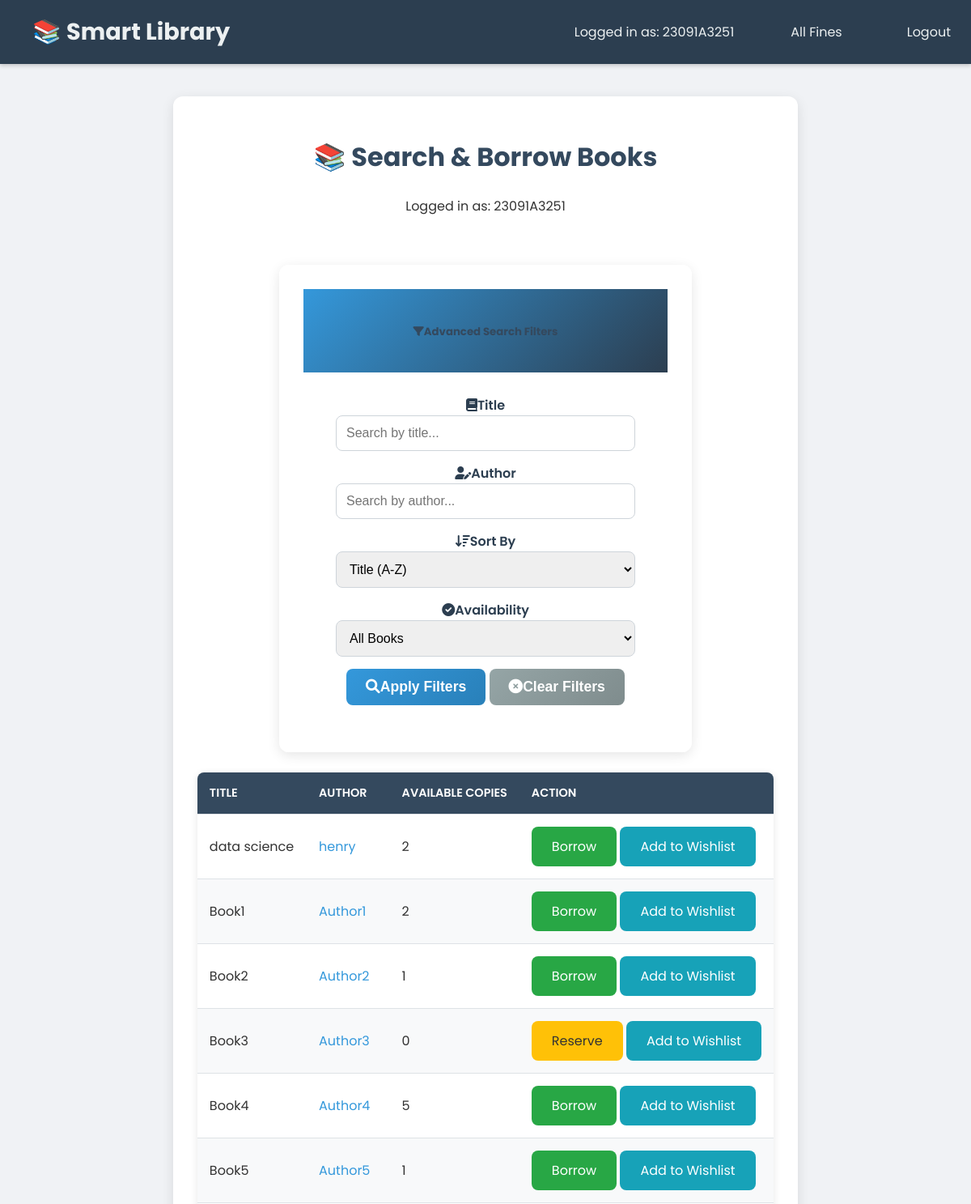
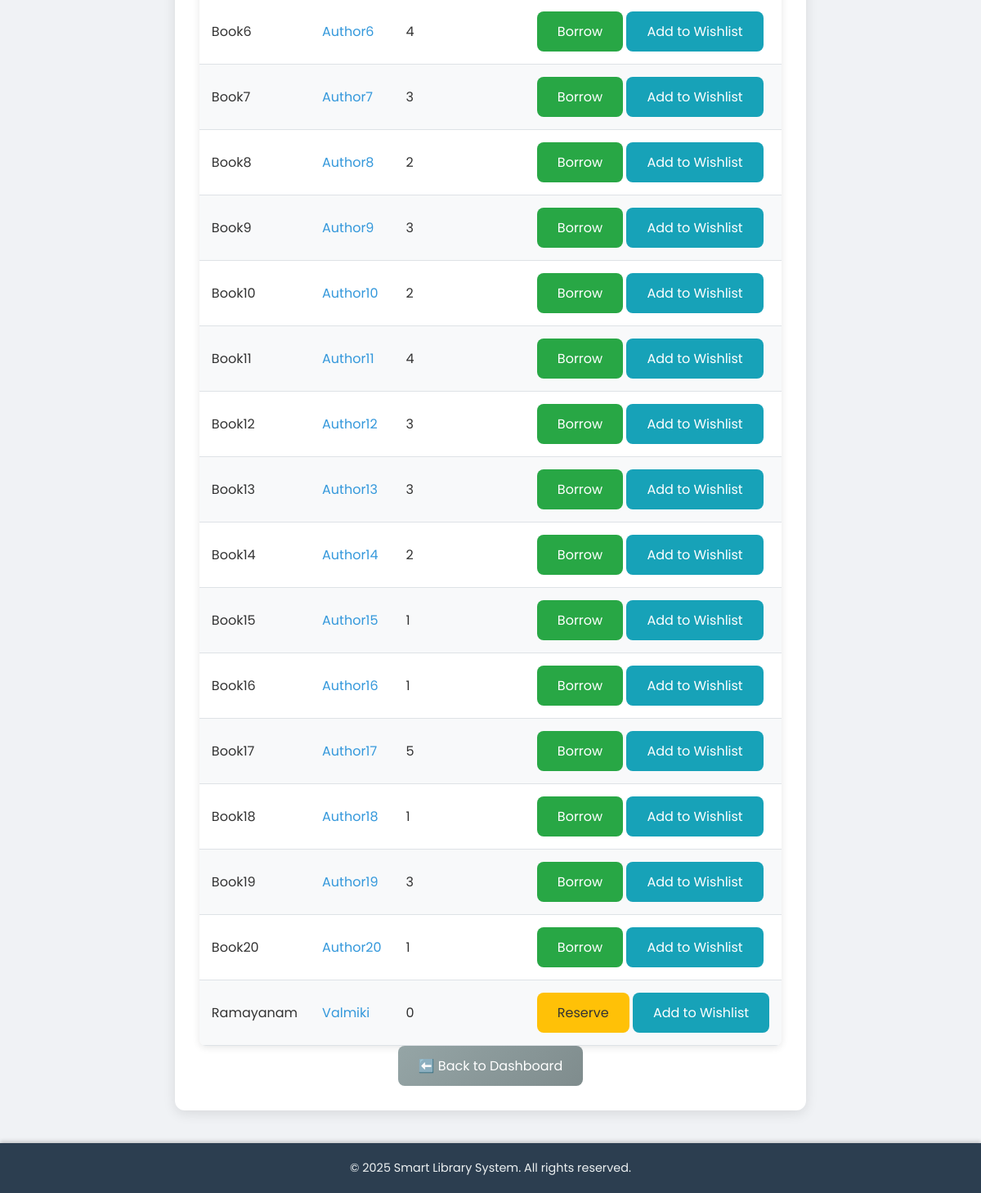
The app's page /search_books (signed in) with its own data (2 pictures, top to bottom).
### app.py (models this page shows)
class Book(db.Model):
    id = db.Column(db.Integer, primary_key=True)
    title = db.Column(db.String(100), nullable=False)
    author = db.Column(db.String(50), nullable=False)
    available_copies = db.Column(db.Integer, default=1)

### app.py (the view)
@app.route('/search_books')
def search_books():
    if 'regno' not in session:
        flash('Please log in first to search for books.', 'error')
        return redirect(url_for('student_login'))
    regno = session['regno']
    books = Book.query.all()
    return render_template('search_books.html', books=books, regno=regno, now=datetime.now())

### app.py (called while the page is built)
@app.teardown_appcontext
def shutdown_session(exception=None):
    db.session.remove()

### templates/search_books.html (shortened to what this page needs)
{% extends "base.html" %}
{% block content %}
<div class="container">
    <h1 class="text-center mb-4">📚 Search & Borrow Books</h1>
    <p class="text-center">Logged in as: {{ regno }}</p>
    <div class="card mb-4 shadow-sm">
        <div class="card-header bg-primary text-white">
            <h5 class="mb-0">
                <i class="fas fa-filter me-2"></i>Advanced Search Filters
            </h5>
        </div>
        <div class="card-body">
            <div class="row g-3">
                <div class="col-md-6">
                    <label for="title-filter" class="form-label fw-bold">
                        <i class="fas fa-book me-1"></i>Title
                    </label>
                    <input type="text" id="title-filter" class="form-control form-control-lg" placeholder="Search by title...">
                </div>
                <div class="col-md-6">
                    <label for="author-filter" class="form-label fw-bold">
                        <i class="fas fa-user-edit me-1"></i>Author
                    </label>
                    <input type="text" id="author-filter" class="form-control form-control-lg" placeholder="Search by author...">
                </div>
                <div class="col-md-6">
                    <label for="sort-by" class="form-label fw-bold">
                        <i class="fas fa-sort-amount-down me-1"></i>Sort By
                    </label>
                    <select id="sort-by" class="form-control form-control-lg">
                        <option value="title">Title (A-Z)</option>
                    </select>
                </div>
                <div class="col-md-6">
                    <label for="availability-filter" class="form-label fw-bold">
                        <i class="fas fa-check-circle me-1"></i>Availability
                    </label>
                    <select id="availability-filter" class="form-control form-control-lg">
                        <option value="all">All Books</option>
                    </select>
                </div>
            </div>
            <div class="text-center mt-4">
                <button id="apply-filters" class="btn btn-primary btn-lg px-4 py-2 me-2">
                    <i class="fas fa-search me-2"></i>Apply Filters
                </button>
                <button id="clear-filters" class="btn btn-secondary btn-lg px-4 py-2">
                    <i class="fas fa-times-circle me-2"></i>Clear Filters
                </button>
            </div>
        </div>
    </div>
    <div id="search-results">
        <table class="table table-striped">
            <thead>
                <tr>
                    <th>Title</th>
                    <th>Author</th>
                    <th>Available Copies</th>
                    <th>Action</th>
                </tr>
            </thead>
            <tbody id="book-list">
                {% for book in books %}
                <tr>
                    <td>{{ book.title }}</td>
                    <td><a href="#" class="author-link" data-author="{{ book.author }}">{{ book.author }}</a></td>
                    <td>{{ book.available_copies }}</td>
                    <td>
                        {% if book.available_copies > 0 %}
                        <a href="{{ url_for('borrow_book', book_id=book.id) }}" class="btn btn-success btn-sm">Borrow</a>
                        {% else %}
                        <a href="{{ url_for('reserve_book', book_id=book.id) }}" class="btn btn-warning btn-sm">Reserve</a>
                        {% endif %}
                        <a href="{{ url_for('add_to_wishlist', book_id=book.id) }}" class="btn btn-info btn-sm">Add to Wishlist</a>
                    </td>
                </tr>
                {% endfor %}
            </tbody>
        </table>
    </div>
    <div class="text-center mt-4">
        <a href="{{ url_for('student_dashboard') }}" class="btn btn-secondary">⬅️ Back to Dashboard</a>
    </div>
</div>
{% endblock %}

### static/style.css (style rules this page uses)
body { font-family: 'Poppins', sans-serif; margin: 0; padding: 0; background-color: #f0f2f5; color: #333; min-height: 100vh; display: flex; flex-direction: column; }
h1, h2, h3, h4, h5, h6 { font-weight: 700; color: #34495e; margin-bottom: 20px; }
.container { max-width: 960px; margin: 40px auto; background-color: #ffffff; padding: 30px; border-radius: 12px; box-shadow: 0 4px 15px rgba(0,0,0,0.1); flex-grow: 1; }
.card { max-width: 450px; margin: 60px auto; padding: 30px; background: rgba(255, 255, 255, 0.95); border-radius: 15px; box-shadow: 0 8px 20px rgba(0,0,0,0.2); font-family: 'Poppins', sans-serif; text-align: center; }
input[type="text"], input[type="email"], input[type="password"], input[type="number"], input[type="date"], select.form-control { width: calc(100% - 24px); padding: 12px; margin-bottom: 15px; border: 1px solid #ced4da; border-radius: 8px; font-size: 1rem; box-sizing: border-box; transition: border-color 0.3s ease, box-shadow 0.3s ease; }
.btn { padding: 12px 25px; font-size: 1rem; border-radius: 8px; border: none; cursor: pointer; transition: background-color 0.3s ease, transform 0.2s ease, box-shadow 0.3s ease; text-decoration: none; display: inline-block; text-align: center; }
.btn-primary { background-color: #3498db; color: white; }
.btn-success { background-color: #28a745; color: white; }
.btn-warning { background-color: #ffc107; color: #333; }
.btn-info { background-color: #17a2b8; color: white; }
.btn-secondary { background-color: #6c757d; color: white; }
table { width: 100%; border-collapse: collapse; margin-top: 25px; background-color: #ffffff; border-radius: 8px; overflow: hidden; box-shadow: 0 2px 10px rgba(0,0,0,0.1); }
th, td { padding: 15px; text-align: left; border-bottom: 1px solid #dee2e6; }
th { background-color: #34495e; color: white; font-weight: 600; text-transform: uppercase; font-size: 0.9em; }
tr:nth-child(even) { background-color: #f8f9fa; }
a { color: #3498db; text-decoration: none; transition: color 0.3s ease; }
.mb-4 { margin-bottom: 1.5rem !important; }
.text-center { text-align: center !important; }
.bg-primary { background-color: #3498db !important; }
.text-white { color: white !important; }
.card { border: none; border-radius: 12px; overflow: hidden; box-shadow: 0 4px 15px rgba(0,0,0,0.1); transition: transform 0.3s ease, box-shadow 0.3s ease; }
.card-header { background: linear-gradient(135deg, #3498db, #2c3e50); border-bottom: none; padding: 1.25rem 1.5rem; }
.card-body { padding: 1.75rem; }
.form-label { font-weight: 600; color: #2c3e50; margin-bottom: 0.5rem; }
.form-control { border: 2px solid #e1e8ed; border-radius: 8px; padding: 0.75rem 1rem; transition: all 0.3s ease; }
.form-control-lg { padding: 1rem 1.25rem; font-size: 1rem; }
.btn-lg { padding: 0.75rem 1.5rem; font-size: 1.1rem; border-radius: 8px; font-weight: 600; }
.btn-primary { background: linear-gradient(135deg, #3498db, #2980b9); border: none; transition: all 0.3s ease; }
.btn-secondary { background: linear-gradient(135deg, #95a5a6, #7f8c8d); border: none; transition: all 0.3s ease; }
@media (min-width: 992px) { .container { max-width: 1200px; padding: 30px; } }
body { font-size: 16px; }
input, textarea, select { font-size: 16px; }

### templates/base.html (style rules this page uses)
body { background-size: cover; background-attachment: fixed; background-position: center center; }

### records on screen
Book: title "data science", author "henry", available_copies "2"
Book: title "Book1", author "Author1", available_copies "2"
Book: title "Book2", author "Author2", available_copies "1"
Book: title "Book3", author "Author3", available_copies "0"
Book: title "Book4", author "Author4", available_copies "5"
Book: title "Book5", author "Author5", available_copies "1"
Book: title "Book6", author "Author6", available_copies "4"
Book: title "Book7", author "Author7", available_copies "3"
Book: title "Book8", author "Author8", available_copies "2"
Book: title "Book9", author "Author9", available_copies "3"
Book: title "Book10", author "Author10", available_copies "2"
Book: title "Book11", author "Author11", available_copies "4"
Book: title "Book12", author "Author12", available_copies "3"
Book: title "Book13", author "Author13", available_copies "3"
Book: title "Book14", author "Author14", available_copies "2"
Book: title "Book15", author "Author15", available_copies "1"
Book: title "Book16", author "Author16", available_copies "1"
Book: title "Book17", author "Author17", available_copies "5"
Book: title "Book18", author "Author18", available_copies "1"
Book: title "Book19", author "Author19", available_copies "3"
Book: title "Book20", author "Author20", available_copies "1"
Book: title "Ramayanam", author "Valmiki", available_copies "0"

### other values on screen
{{ session.get('regno') }} "23091A3251"
{{ regno }} "23091A3251"
